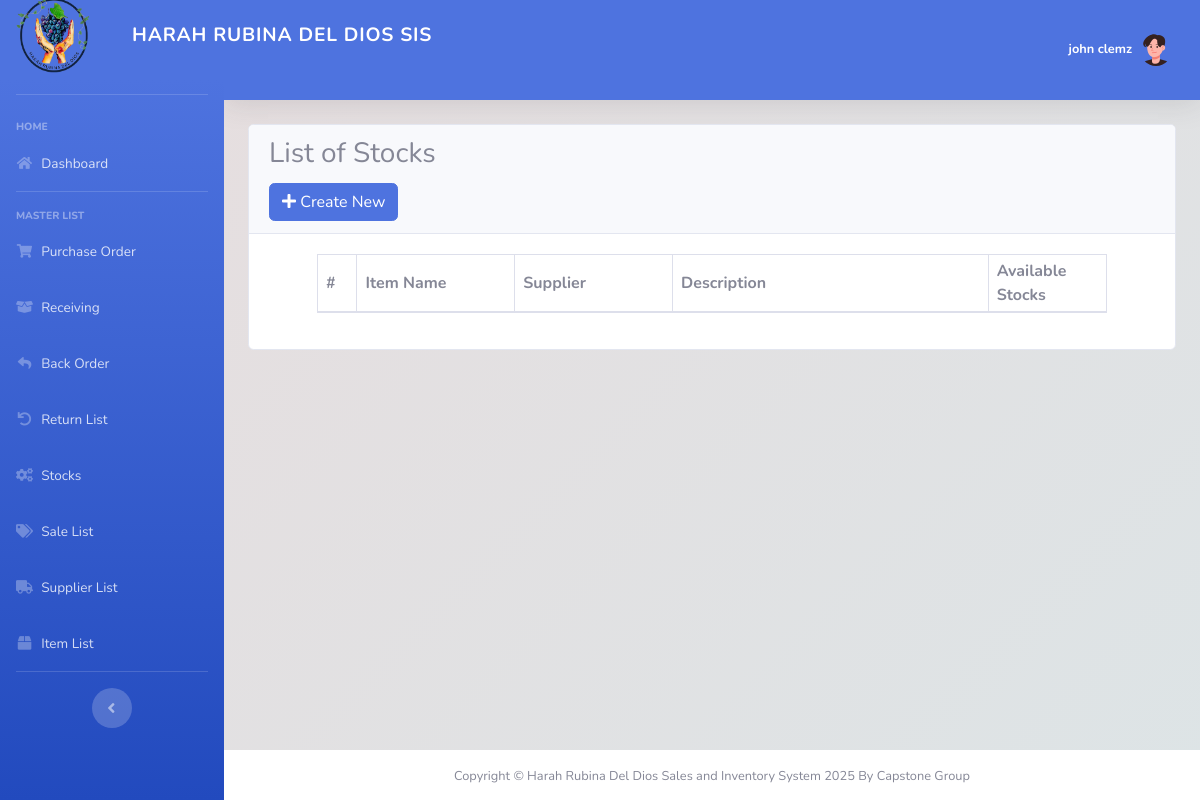
The page /stock_clerk/stocks/index.php (signed in) on the database as committed earlier.
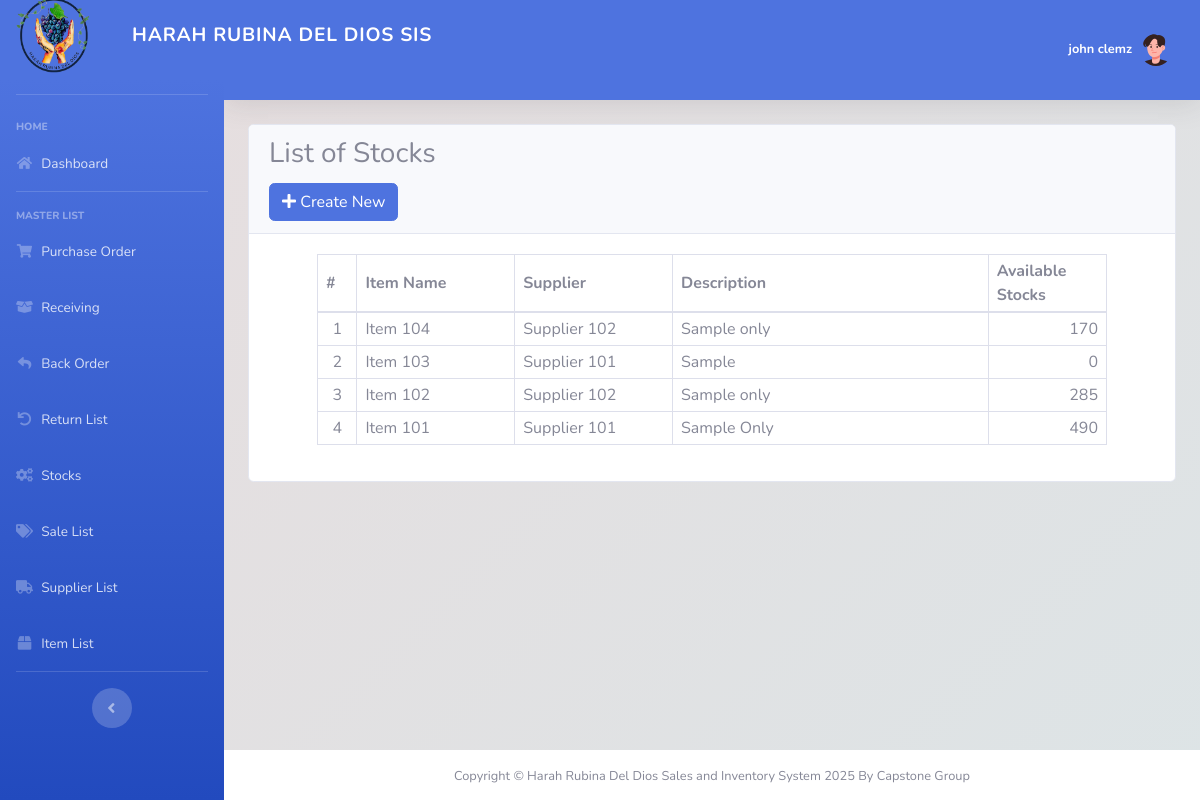
The same page on the database as committed later.
### tables this page shows
CREATE TABLE `item_list` (
  `id` int(30) NOT NULL,
  `name` text NOT NULL,
  `description` text NOT NULL,
  `supplier_id` int(30) NOT NULL,
  `cost` float NOT NULL DEFAULT 0,
  `status` tinyint(1) NOT NULL DEFAULT 1,
  `date_created` datetime NOT NULL DEFAULT current_timestamp(),
  `date_updated` datetime NOT NULL DEFAULT current_timestamp() ON UPDATE current_timestamp()
);

CREATE TABLE `supplier_list` (
  `id` int(30) NOT NULL,
  `name` text NOT NULL,
  `address` text NOT NULL,
  `cperson` text NOT NULL,
  `contact` text NOT NULL,
  `status` tinyint(1) NOT NULL DEFAULT 1,
  `date_created` datetime NOT NULL DEFAULT current_timestamp(),
  `date_updated` datetime NOT NULL DEFAULT current_timestamp() ON UPDATE current_timestamp()
);

### stock_clerk/stocks/index.php (the view, shortened to what this page needs)
<?php
include '../includes/sidebar.php';
?>
<div class="card card-outline card-primary">
	<div class="card-header">
		<h3 class="card-title">List of Stocks</h3>
         <div class="card-tools">
			<a href="../purchase_order/manage_po.php" class="btn btn-flat btn-primary"><span class="fas fa-plus"></span>  Create New</a>
		</div>
	</div>
	<div class="card-body">
		<div class="container-fluid">
        <div class="container-fluid">
			<table class="table table-bordered table-stripped">
                    <colgroup>
                        <col width="5%">
                        <col width="20%">
                        <col width="20%">
                        <col width="40%">
                        <col width="15%">
                    </colgroup>
                    <thead>
                        <tr>
                            <th>#</th>
                            <th>Item Name</th>
                            <th>Supplier</th>
                            <th>Description</th>
                            <th>Available Stocks</th>
                        </tr>
                    </thead>
                    <tbody>
                        <?php
                        $i = 1;
                        $qry = $conn->query("SELECT i.*,s.name as supplier FROM `item_list` i inner join supplier_list s on i.supplier_id = s.id order by `name` desc");
                        while($row = $qry->fetch_assoc()):
                            $in = $conn->query("SELECT SUM(quantity) as total FROM stock_list where item_id = '{$row['id']}' and type = 1")->fetch_array()['total'];
                            $out = $conn->query("SELECT SUM(quantity) as total FROM stock_list where item_id = '{$row['id']}' and type = 2")->fetch_array()['total'];
                            $row['available'] = $in - $out;
                        ?>
                            <tr>
                                <td class="text-center"><?php echo $i++; ?></td>
                                <td><?php echo $row['name'] ?></td>
                                <td><?php echo $row['supplier'] ?></td>
                                <td><?php echo $row['description'] ?></td>
                                <td class="text-right"><?php echo number_format($row['available']) ?></td>
                            </tr>
                        <?php endwhile; ?>
                    </tbody>
                </table>
		</div>
		</div>
	</div>
</div>
<?php include '../includes/footer.php';?>

Rows that differ between the two databases and show on the page:
added item_list: name "Item 104", supplier.name "Supplier 102", description "Sample only", available "170"
added item_list: name "Item 103", supplier.name "Supplier 101", description "Sample", available "0"
added item_list: name "Item 102", supplier.name "Supplier 102", description "Sample only", available "285"
added item_list: name "Item 101", supplier.name "Supplier 101", description "Sample Only", available "490"
